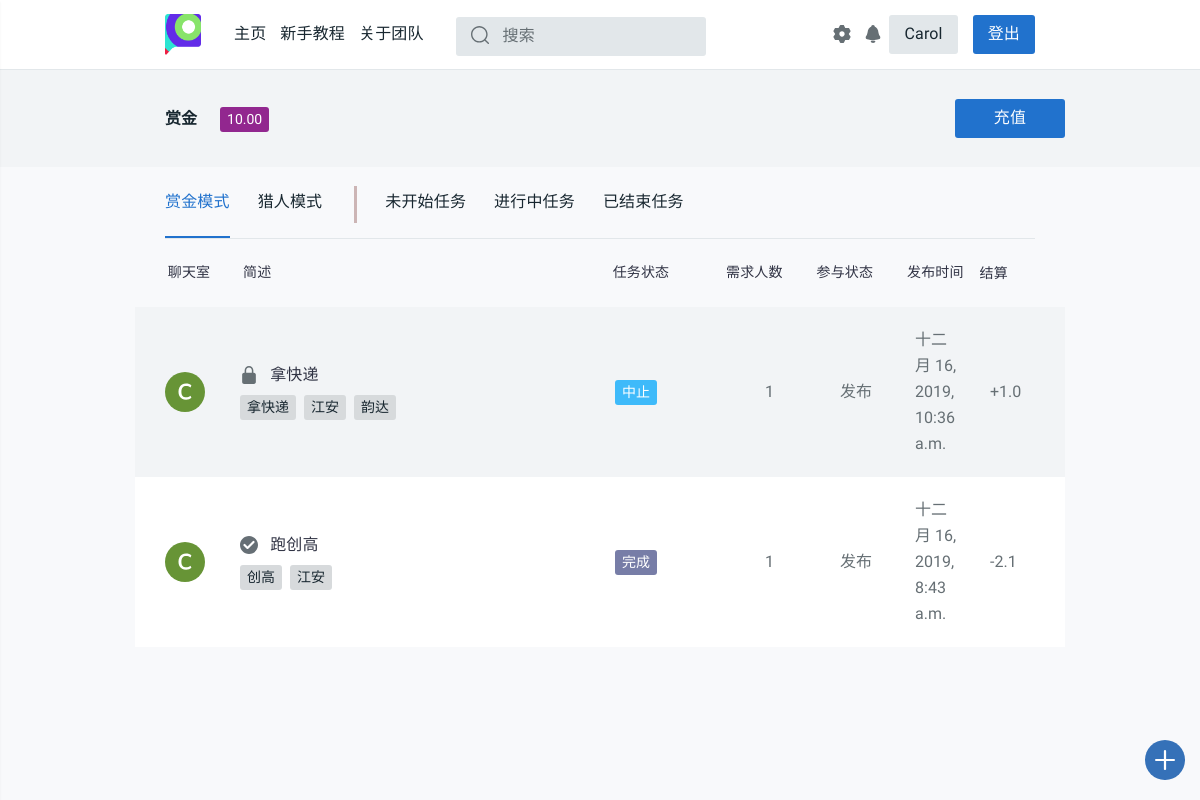
The page /profile/ (signed in) on the database as committed earlier.
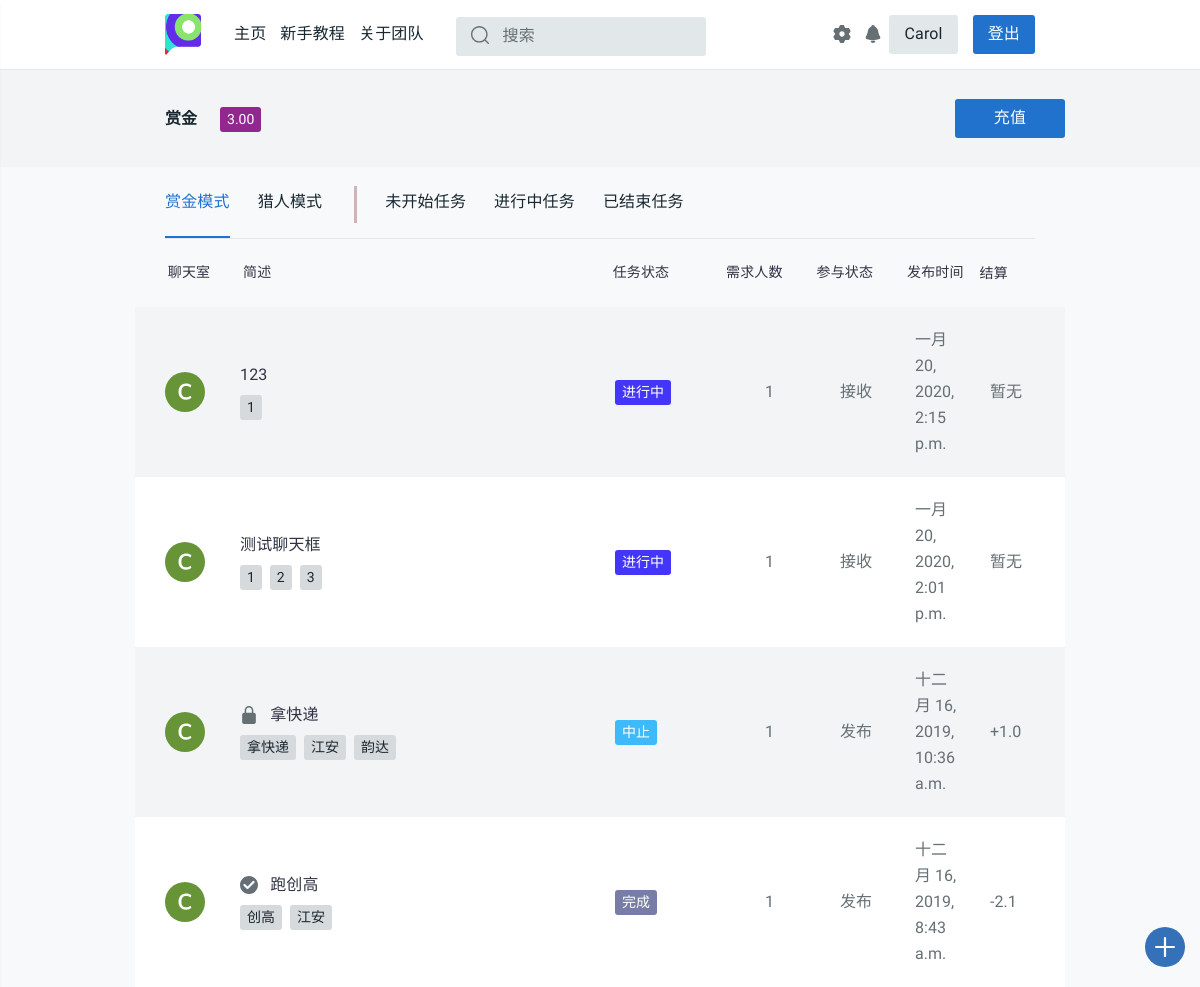
The same page on the database as committed later.
### login/models.py (models this page shows, shortened)
class User(models.Model):
    name = models.CharField(max_length=128, unique=True)
    password = models.CharField(max_length=256)
    stu_id = models.CharField(max_length=13, unique=True)
    phone = models.CharField(max_length=11, unique=True, default='None')
    dept = models.CharField(max_length=50, default='None')
    money = models.DecimalField(max_digits=5, decimal_places=2, default=0.00)
    c_time = models.DateTimeField(auto_now_add=True)
    has_confirmed = models.BooleanField(default=False)
    send_state = models.IntegerField(default=1)
    updated_time = models.DateTimeField(null=True, blank=True)
    class Meta:
        ordering = ['c_time']
        verbose_name = '用户'
        verbose_name_plural = '用户'

### task_platform/models.py (models this page shows, shortened)
class Task(models.Model):
    state = (('未开始', 'waitting'), ('进行中', 'processing'), ('中止', 'abort'),
             ('撤销', 'revoke'), ('超时', 'timeout'), ('完成', 'completed'))
    publisher = models.CharField(max_length=128)
    pub_time = models.DateTimeField(auto_now_add=True)
    begin_time = models.DateTimeField(null=True, blank=True)
    end_time = models.DateTimeField(null=True, blank=True)
    people_needed = models.IntegerField(default=1)
    people_now = models.IntegerField(default=0)
    expected_time_consuming = models.DecimalField(
        max_digits=12, decimal_places=1, default=0.0)
    task_description = models.CharField(max_length=50, default="None")
    task_detail = RichTextUploadingField(default='None')
    task_state = models.CharField(max_length=32, choices=state, default='未开始')
    task_class = models.CharField(max_length=48, default='赏金模式')
    class Meta:
        ordering = ['pub_time']
        verbose_name = '任务'
        verbose_name_plural = '任务'

class Task_tags(models.Model):
    sig_tag = models.CharField(max_length=20, default="None")
    task_id = models.IntegerField(default="0")
    def __str__(self):
        return self.sig_tag
    class Meta:
        verbose_name = "任务标签"
        verbose_name_plural = "任务标签"

### task_platform/views.py (the view)
# urls.py: path('profile/', views.profile, name='profile'),
def profile(request):
    username = request.session.get('user_name', None)
    if not username:
        return redirect('/login/')
    notice_room = '/chatroom/{}'.format(get_notice_room_id(username))
    notice_num = chatinfo_num(username)
    user = User.objects.get(name=username)
    student_id = user.stu_id
    phone = user.phone
    dept = user.dept
    if user.dept == 'None':
        dept = '暂无信息'
    money = user.money
    task_list_list = []
    if username:
        user = User.objects.get(name=username)
        student_id = user.stu_id
        phone = user.phone
        dept = user.dept
        if user.dept == 'None':
            dept = '暂无信息'
    stcolor_finder = {
        '未开始': '9', '进行中': '2',
        '中止': '3', '撤销': '3',
        '超时': '6', '完成': '4',
        '赏金模式': '5', '猎人模式': '7'
    }
    rec_task_id_list = Task_receive.objects.filter(username=username).values_list('task_id')
    latest_task_list = Task.objects.filter(
        Q(publisher=username) | Q(id__in=rec_task_id_list)
    ).order_by('-pub_time')
    tab_class = [
        ("task_class='赏金模式'", "_task.task_state"),
        ("task_class='猎人模式'", "_task.task_state"),
        ("task_state='未开始'", "_task.task_class"),
        ("task_state='进行中'", "_task.task_class"),
        ("Q(task_state='撤销')|Q(task_state='中止')|Q(task_state='超时')|Q(task_state='完成')",
        "_task.task_class")
    ]
    def calc_settlement(task, username):
        _settlement = '暂无'
        rec_task_list = Task_receive.objects.filter(task_id=task.id)
        if task.publisher == username:
            if task.task_class == '赏金模式':
                if task.task_state == '完成':
                    _settlement = 0
                    for rec in rec_task_list:
                        _settlement -= (1 + settings.PERCENTAGE) * float(rec.done_money)
                elif task.task_state in ['中止']:
                    _settlement = 0
                    for rec in rec_task_list:
                        _settlement += float(rec.done_money)
                elif task.task_state == '撤销':
                    _settlement = -settings.DEPOSIT
                    for rec in rec_task_list:
                        if rec.is_abort:
                            _settlement += float(rec.done_money)
            else:
                if task.task_state == '完成':
                    _settlement = -float(rec_task_list.first().done_money) * (1 - settings.PERCENTAGE)
                elif task.task_state in ['中止', '超时']:
                    _settlement = -settings.DEPOSIT
        elif rec_task_list.filter(username=username):
            if task.task_class == '赏金模式':
                if task.task_state == '完成':
                    _settlement = float(rec_task_list.get(username=username).done_money)
                elif task.task_state in ['中止', '超时']:
                    _settlement = -float(rec_task_list.get(username=username).done_money)
                elif task.task_state == '撤销':
                    _settlement = float(settings.DEPOSIT) / rec_task_list.count()
            else:
                if task.task_state == '完成':
                    _settlement = -float(rec_task_list.get(username=username).done_money)
                elif task.task_state in ['中止', '超时']:
                    _settlement = float(settings.DEPOSIT)
        if type(_settlement) == str:
            return _settlement
        if _settlement >= 0:
            return '+{}'.format(round(_settlement, 2))
        else:
            return str(round(_settlement, 2))
    for idx in range(5):
        tag_list = []
        for _task in eval('latest_task_list.filter({})'.format(tab_class[idx][0])):
            _color = 'tt-color0{} tt-badge'.format(stcolor_finder[eval(tab_class[idx][1])])
            _settlement = calc_settlement(_task, username)
            _room_id = get_room_id(_task)
            tag_list.append(
                (_task, _color, _settlement, _room_id,
                Task_tags.objects.filter(task_id=_task.id).order_by('sig_tag'))
            )
        task_list_list.append(tag_list)
    tag_list_1, tag_list_2, tag_list_3, tag_list_4, tag_list_5 = (
        task_list_list[0], task_list_list[1], task_list_list[2],
        task_list_list[3], task_list_list[4]
    )
    if request.method == 'POST' and 'settings' in request.POST:
        sl_message = self_settings(request, user)
    return render(request, 'task_platform/profile.html', locals())

### task_platform/tools.py (called while the page is built)
@csrf_exempt
def get_room_id(task):
    md5 = hashlib.md5()
    md5.update('{}{}'.format(task.id, task.publisher).encode())
    return md5.hexdigest()

@csrf_exempt
def get_notice_room_id(username):
    md5 = hashlib.md5()
    md5.update(username.encode())
    return md5.hexdigest()

def chatinfo_num(username):
    withs = Withdraw.objects.filter(username=username, state='完成', noticed=False)
    for each_with in withs:
        send_notice(username, '恭喜您，您于{}发起的提现{}元的请求已经接受，请查看您支付宝余额，如果有问题请联系platform_office@163.com。'.format(each_with.start_time.strftime('%Y-%m-%d %M:%H:%S'), each_with.money))
        each_with.noticed = True
        each_with.save()
    chatnum = ChatVision.objects.filter(username=username, has_seen=False).count()
    return chatnum

### task_platform/templates/task_platform/profile.html (shortened to what the changed rows need)
{% extends 'task_platform/base.html'%}
{% load staticfiles %}
{% block content %}
<head>
  <link rel="stylesheet" href="{% static 'css/style.css' %}">
  <link href="{% static 'css/profile.css' %}" rel="stylesheet">
</head>
<main id="tt-pageContent" class="tt-offset-small">
  <div class="tt-wrapper-section">
    <div class="container">
      <div class="tt-user-header">
        <div class="tt-col-title">
          <ul class="tt-list-badge">
            <li><a href="#"><span class="tt-color14 tt-badge">{{ money }}</span></a></li>
          </ul>
        </div>
      </div>
    </div>
  </div>
  <div class="container">
    <div class="tt-tab-wrapper">
      <div class="tab-content">
        <div class="tab-pane tt-indent-none show active" id="tt-tab-01" role="tabpanel">
          <div class="tt-topic-list">
            {% if tag_list_1 %}
            {% for task, color, settlement, room_id, tags in tag_list_1 %}
              <div class="tt-item">
                <div class="tt-col-avatar">
                  <a href="/chatroom/{{ room_id }}">
                  <svg class="tt-icon">
                    <use xlink:href="#icon-ava-c"></use>
                  </svg>
                  </a>
                </div>
                <div class="tt-col-description">
                  <h6 class="tt-title"><a href="{% url 'detail' task.id %}">
                      {% if task.task_state == "完成" %}
                        <svg class="tt-icon">
                          <use xlink:href="#icon-verified"></use>
                        </svg>
                      {% elif task.task_state == "中止" or task.task_state == "撤销" or task.task_state == "超时" %}
                        <svg class="tt-icon">
                          <use xlink:href="#icon-locked"></use>
                        </svg>
                      {% endif %}
                      {{ task.task_description }}
                    </a></h6>
                  <div class="row align-items-center no-gutters">
                    <div class="col-11">
                      <ul class="tt-list-badge">
                        {% for tag in tags %}
                        <li><a><span class="tt-badge">{{ tag }}</span></a></li>
                        {% endfor%}
                      </ul>
                    </div>
                  </div>
                </div>
                <div class="tt-col-category"><span class="{{ color }}">{{ task.task_state }}</span></div>
                <div class="tt-col-value hide-mobile">{{ task.people_needed }}</div>
                <div class="tt-col-value   hide-mobile">
                  {% if task.publisher == username %}
                  发布
                  {% else %}
                  接收
                  {% endif %}
                </div>
                <div class="tt-col-value hide-mobile">{{ task.pub_time }}</div>
                <div class="tt-col-value hide-mobile">{{ settlement }}</div>
              </div>
            {% endfor %}
            {% endif %}
          </div>
        </div>
      </div>
    </div>
  </div>
</main>
{% endblock %}

Rows that differ between the two databases and show on the page:
changed User: money "10.00" → "3.00"
added Task: task_description "123", task_state "进行中", people_needed "1", publisher "接收", pub_time "一月 20, 2020, 2:15 p.m.", settlement "暂无"
added Task_tags: sig_tag "1", shown under "123"
added Task: task_description "测试聊天框", task_state "进行中", people_needed "1", publisher "接收", pub_time "一月 20, 2020, 2:01 p.m.", settlement "暂无"
added Task_tags: sig_tag "1", shown under "测试聊天框"
added Task_tags: sig_tag "2", shown under "测试聊天框"
added Task_tags: sig_tag "3", shown under "测试聊天框"
